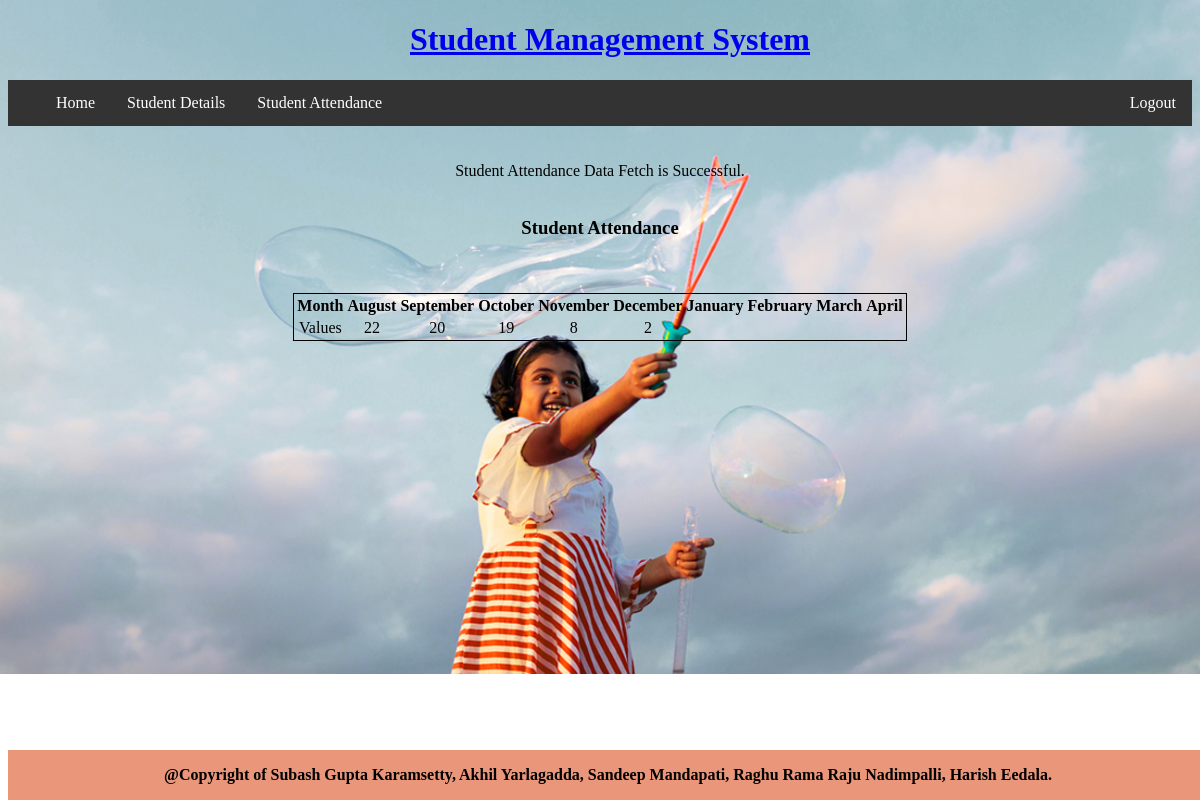
The app's page /StudentMyAttendance (signed in), older data.
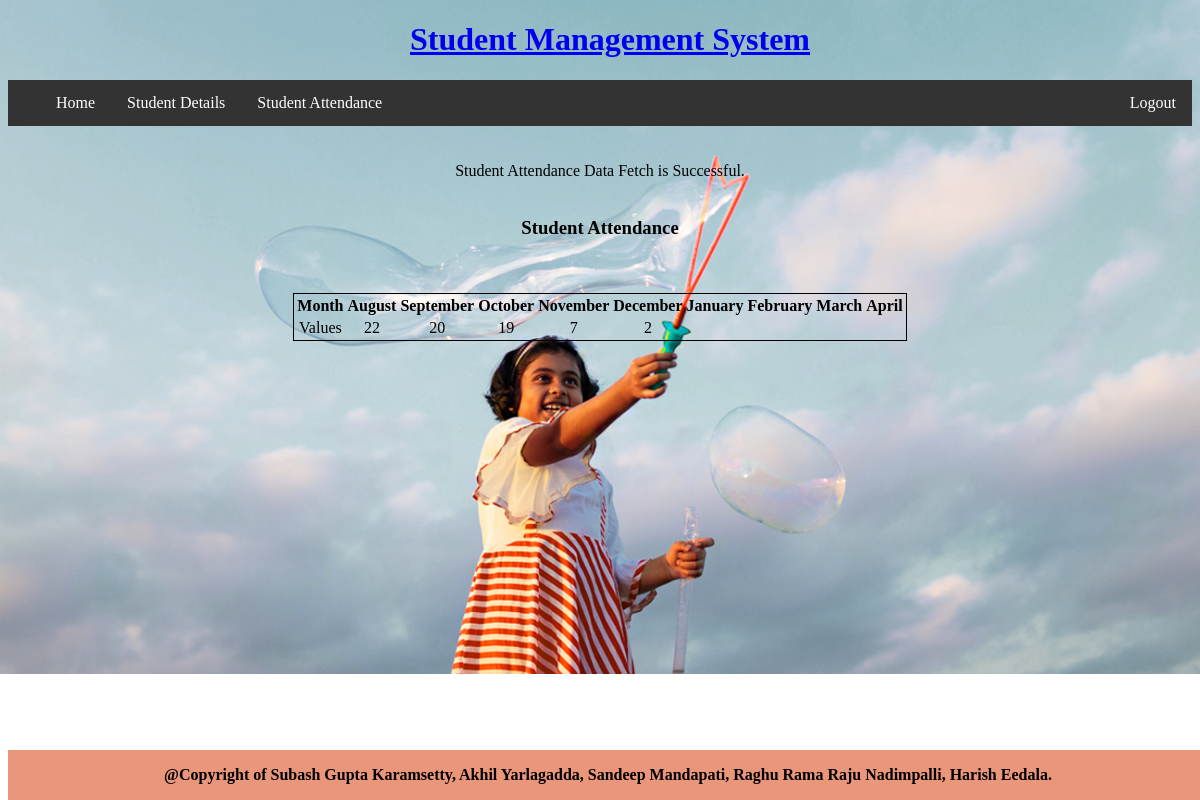
The same page, newer data.
### tables this page shows
CREATE TABLE "studentAttendance" (
	"row_id"	INTEGER,
	"Admission_Id"	INTEGER,
	"August"	INTEGER,
	"September"	INTEGER,
	"October"	INTEGER,
	"November"	INTEGER,
	"December"	INTEGER,
	"January"	INTEGER,
	"February"	INTEGER,
	"March"	INTEGER,
	"April"	INTEGER,
	PRIMARY KEY("row_id")
);

### app.py (the view)
@app.route("/StudentMyAttendance",methods=["GET","POST"])
def StudentMyAttendance():
    if g.user:
        l_name,f_name = flnames()
        admission_no = session['admissionNumber']
        with sqlite3.connect("ProjectDB.sqlite3") as con:    #connecting to the hosp.sqlite3 database
            cur = con.cursor()
            datavalues_attendance = cur.execute("SELECT Admission_id, August,September,October,November,December,January,February, March, April FROM studentAttendance WHERE Admission_Id = ?;",[admission_no]).fetchall()
            print(datavalues_attendance)
            if len(datavalues_attendance)>0:
                flash("Student Attendance Data Fetch is Successful.",'error')
                return render_template("StudentMyAttendance.html", data = datavalues_attendance)
            else:
                flash("Attendance was not assigned for the student. Wait for the class teacher to add the attendance.","error")
                return redirect(url_for("home"))
    return redirect(url_for("initial"))

### app.py (called while the page is built)
def flnames():
    full = g.user
    full_1 = full.split(" ")
    if len(full_1) == 2:
        f_name = full_1[0].lower()
        l_name = full_1[1].lower()
    elif len(full_1) >2 :
        l_name = full_1[-1].lower()
        full_1.pop()
        f_name = " ".join(c for c in full_1).lower()
    return (l_name,f_name)

@app.before_request
def before_request():
    g.user=None         #setting up global user as None
    g.user1=None        #g.admissionNo=None
    if 'user' in session:           #checking if there is an user in the session
        g.user=session["user"]    #if user is there then making the user as a global session

### templates/StudentMyAttendance.html (shortened to what this page needs)
<!doctype html>
<head>
<link rel="stylesheet" type="text/css" href="{{ url_for('static',filename='edits.css') }}">
<link rel="stylesheet" href="https://unpkg.com/purecss@2.0.3/build/pure-min.css">
</head>
<body>
  <h1><a style="text_align:center; font-family:Book Antiqua;" href = "{{ url_for('home') }}"> Student Management System</h1>
<nav>
  <ul>
    <li class="dropdown">
    <a onclick="window.location='/home' " class="dropbtn">Home</a>
  </li>
  <li class="dropdown">
    <a href="javascript:void(0)" class="dropbtn">Student Details</a>
  </li>
  <li class="dropdown">
    <a href="javascript:void(0)" class="dropbtn">Student Attendance</a>
  </li>
  <li class="dropdown last">
    <a onclick="window.location='/logout' " class="dropbtn"> Logout </a>
  </li>
</ul>
</nav><br><br>
{%- for category, message in get_flashed_messages(with_categories = true) %}
         <div class = "alert alert-danger">
            {{ message }}
         </div>
{%- endfor %}<br>
<h3> Student Attendance </h3>
<table style="border:1px solid black;margin-left:auto;margin-right:auto;" class="pure-table">
    <thead>
            <tr>
               <th>Month</th>
               <th>August</th>
               <th>September</th>
               <th>October</th>
			   <th>November</th>
               <th>December</th>
               <th>January</th>
			   <th>February</th>
               <th>March</th>
               <th>April</th>
            </tr>
         </thead>
         <tbody style="text-align:center">
            {% if data  %}
               <tr class="pure-table-odd">
                  <td>Values</td>
				  <td>{{ data[0][1] }}</td>
                  <td>{{ data[0][2] }}</td>
                  <td>{{ data[0][3] }}</td>
                  <td>{{ data[0][4] }}</td>
				  <td>{{ data[0][5] }}</td>
                  <td>{{ data[0][6] }}</td>
                  <td>{{ data[0][7] }}</td>
                  <td>{{ data[0][8] }}</td>
				  <td>{{ data[0][9] }}</td>
               </tr>
            {% endif %}
      </tbody>
	  <br>
	  <br>
      </table>
<footer>
  <p><b>@Copyright of Subash Gupta Karamsetty, Akhil Yarlagadda, Sandeep Mandapati, Raghu Rama Raju Nadimpalli, Harish Eedala.</b>
</footer>
</body>

### static/edits.css (style rules this page uses)
ul { list-style-type: none; margin: 0; padding: 0; overflow: hidden; background-color: #333; }
li { float: left; }
li a, .dropbtn { display: inline-block; color: white; text-align: center; padding: 14px 16px; text-decoration: none; }
li.dropdown { display: inline-block; }
.last { float: right; }

Row changes from the older to the newer data that the page shows:
changed studentAttendance: November "8" → "7"
